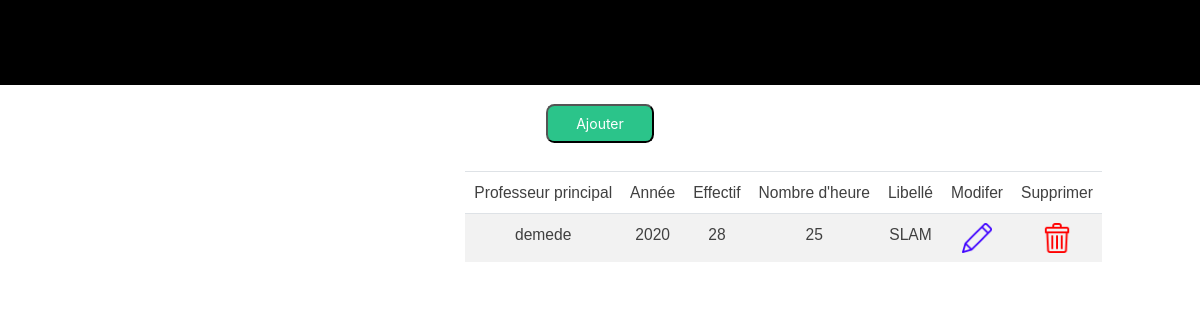
Page /APPLICATION/classe.php (signed in) on the committed database.
### tables this page shows
CREATE TABLE IF NOT EXISTS `classe` (
  `idClasse` int NOT NULL AUTO_INCREMENT,
  `profPrincipal` varchar(10) DEFAULT NULL,
  `anneeClasse` int DEFAULT NULL,
  `effectifClasse` int DEFAULT NULL,
  `nbHeuresTotal` int DEFAULT NULL,
  `libelleClasse` varchar(30) DEFAULT NULL,
  PRIMARY KEY (`idClasse`)
);

### APPLICATION/classe.php (the view, shortened to what this page needs)
<!DOCTYPE html>
<html lang="fr">
<head>
    <link rel="stylesheet" href="https://cdn.jsdelivr.net/npm/bootstrap@4.0.0/dist/css/bootstrap.min.css">
    <link rel="stylesheet" href="https://cdnjs.cloudflare.com/ajax/libs/font-awesome/5.3.1/css/all.min.css">
    <link rel="stylesheet" href="https://cdn.datatables.net/1.13.2/css/jquery.dataTables.min.css">
    <link rel="stylesheet" href="https://cdn.datatables.net/1.13.2/css/dataTables.bootstrap5.min.css">
    <link rel="stylesheet" href="./libs/style3.css">
</head>
<body>
    <header>
        <nav class="nav">
                <div class="vamos">
                </div>
            </nav>
        </header>
    <button type="button" class="Btn_add" data-toggle="modal" data-target="#ajouterModal" data-whatever="@mdo">Ajouter</button>
        <div class="container4">
            <div class="row">
                <table id="matable" class="table table-striped" style="width:100%">
                    <thead>
                        <tr id="items">
                            <td>Professeur principal</td>
                            <td>Année</td>
                            <td>Effectif</td>
                            <td>Nombre d'heure</td>
                            <td>Libellé</td>
                            <td>Modifer</td>
                            <td>Supprimer</td>
                        </tr>
                    </thead>
                    <tbody>
                        <?php
                            $connect = mysqli_connect("localhost", "root", "", "gestion_stage");
                            $query ="SELECT * FROM `classe`;";
                            $result = mysqli_query($connect, $query);
                                while($row = mysqli_fetch_array($result)){
                                    ?>
                                    <tr>
                                        <td><?=$row['profPrincipal']?></td>
                                        <td><?=$row['anneeClasse']?></td>
                                        <td><?=$row['effectifClasse']?></td>
                                        <td><?=$row['nbHeuresTotal']?></td>
                                        <td><?=$row['libelleClasse']?></td>
                                        <form action="" method="POST">
                                        <td> <a type="button" class="modifierbtn" id="<?=$row['idClasse']?>" data-toggle="modal" data-target="#modifierModal"><img src="img/pen.png"></a></td>
                                        <td> <a type="button" class="suppbtn" id="<?=$row['idClasse']?>" data-toggle="modal" data-target="#supprimerModal"><img src="img/trash.png"></a></td>
                                        </form>
                                    </tr>
                                    <?php
                            }
                        ?>
                    </tbody>
                </table>
            </div>
        </div>
</body>
</html>

### APPLICATION/libs/style3.css (style rules this page uses)
.nav { width: 100%; height: 65px; position: fixed; line-height: 65px; text-align: center; }
* { margin: 0; padding: 0; box-sizing: border-box; font-family: 'Poppins', sans-serif; }
header { display: block; align-items: center; justify-content: center; min-height: 13vh; position: relative; }
.Btn_add { width: fit-content; margin: auto; margin-bottom:20px; background-color: #2bc48a; padding: 5px 20px; color: #fff; display: block; align-items: center; text-align: 0; border-radius: 6px; text-decoration: 0; zoom: 140%; }
table { border-collapse:collapse; color: #404040; display: inline-block; margin-left: 18%; text-align: center; margin-left: auto; margin-right: auto; }
table td { font-size: 16px; padding: 5px 55px; font-weight: 500; font-size: 13px; margin: 0 5px; cursor: pointer; }
body .container4 { display: block ; zoom: 120%; margin-left: 225px; margin-right: auto; max-width: 1200px; }
td { font-weight: 400; padding: 5px 20px; font-size: 14px; text-align: center; }
body img { height: 25px; }
div.row { margin-left: 21%; margin-right: auto; }
html, header { margin: 0; padding: 0; box-sizing: border-box; font-family: "Quicksand", sans-serif; font-size: 62.5%; font-size: 10px; }
.nav { width: 100%; height: 85px; position: fixed; line-height: 65px; text-align: center; background-color: black; }
body .vamos { display: block; margin-left: auto; margin-right: 0; max-width: 1200px; }
@media screen and (max-width:1200px) { body .vamos { margin-right: 0; zoom: 52%; } }
.nav { padding-top: 20px; padding-bottom: 20px; -webkit-transition: all 0.4s ease; transition: all 0.4s ease; }

### rows in the picture
classe: profPrincipal "demede", anneeClasse "2020", effectifClasse "28", nbHeuresTotal "25", libelleClasse "SLAM"
